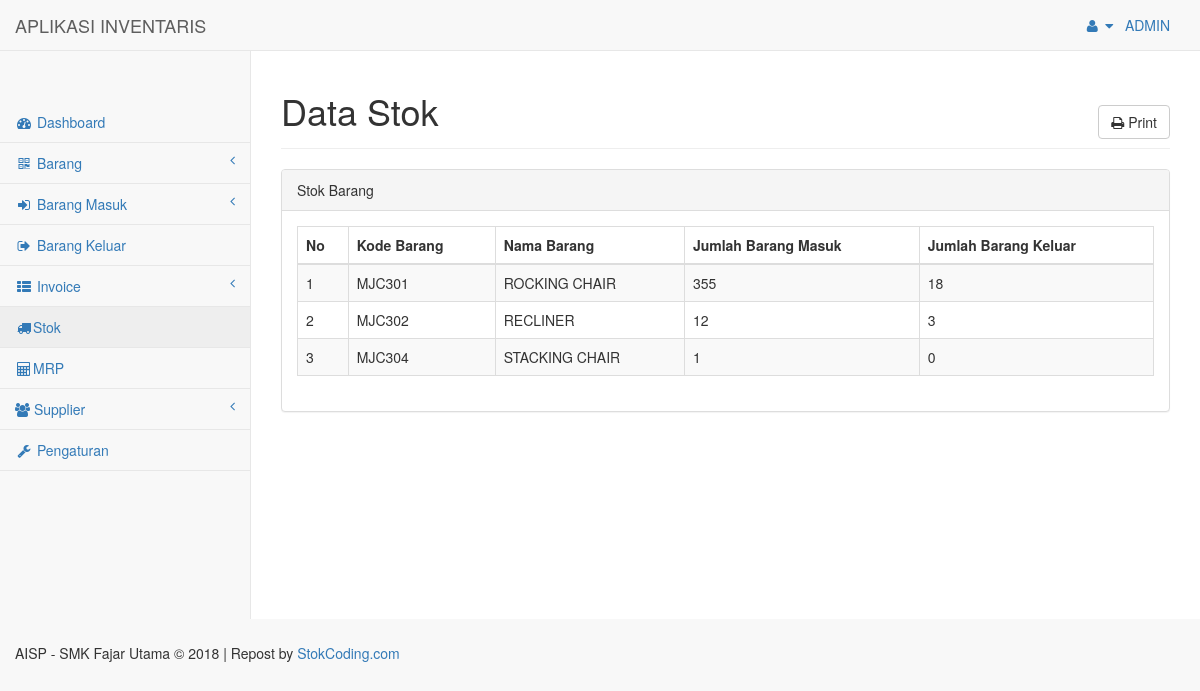
/index.php?page=datastok (signed in), run on the app's committed database.
### tables this page shows
CREATE TABLE `tbl_stok` (
  `id_stok` int(11) NOT NULL,
  `kode_barang` varchar(8) NOT NULL,
  `nama_barang` varchar(30) NOT NULL,
  `jml_barangmasuk` int(7) NOT NULL,
  `jml_barangkeluar` int(7) NOT NULL
);

### config/Class_Stok.php (called while the page is built)
<?php
class Class_Stok
{
   function tampil_data()
    {
        include("config.php");
        $sql = "select * from tbl_barang a inner join tbl_stok c on a.kode_barang=c.kode_barang
 ORDER BY a.nama_barang ASC";
        $data = mysqli_query($conn,$sql);
        $data1 = mysqli_num_rows($data);
        if ($data1 == 0) {
            echo "<div class='alert alert-danger'>Tidak ada data</div>";
        }
        else{
            while ($d=mysqli_fetch_assoc($data)) {
                $hasil[] = $d;
            }
            return $hasil;
        }
    }
}
 ?>

### stok/data_stok.php (the view, shortened to what this page needs)
<div class="row">
    <div class="col-lg-12">
        <div class="page-header">
            <h1>Data Stok</h1>
            <div class="text-right" style="margin-top: -4%;">
                <a href="stok/cetak_stok.php" target="_blank" class="btn btn-default "><i class="fa fa-print "></i> Print </a>
            </div>
        </div>
    </div>
</div>
<div class="row">
    <div class="col-lg-12">
        <div class="panel panel-default">
            <div class="panel-heading">
                Stok Barang
            </div>
            <div class="panel-body">
                <table width="100%" class="table table-striped table-bordered table-hover" cellpadding="0" cellspacing="0" id="dataTables-example">
                    <thead>
                        <tr>
                            <th>No</th>
                            <th>Kode Barang</th>
                            <th>Nama Barang</th>
                            <th>Jumlah Barang Masuk</th>
                            <th>Jumlah Barang Keluar</th>
                        </tr>
                    </thead>
                    <tbody>
                        <?php
                        $no = 1;
                        if (is_array($st->tampil_data()) && count($st->tampil_data()) > 0) {
                            foreach ($st->tampil_data() as $row) {
                        ?>
                                <tr>
                                    <td><?= $no++ ?></td>
                                    <td><?= $row['kode_barang'] ?></td>
                                    <td><?= $row['nama_barang'] ?></td>
                                    <td><?= $row['jml_barangmasuk'] ?></td>
                                    <td><?= $row['jml_barangkeluar'] ?></td>
                                </tr>
                        <?php }
                        } ?>
                    </tbody>
                </table>
            </div>
        </div>
    </div>
</div>

### data on the page
tbl_stok: kode_barang "MJC301", nama_barang "ROCKING CHAIR", jml_barangmasuk "355", jml_barangkeluar "18"
tbl_stok: kode_barang "MJC302", nama_barang "RECLINER", jml_barangmasuk "12", jml_barangkeluar "3"
tbl_stok: kode_barang "MJC304", nama_barang "STACKING CHAIR", jml_barangmasuk "1", jml_barangkeluar "0"

### other printed values
$_SESSION["username"] "ADMIN"
